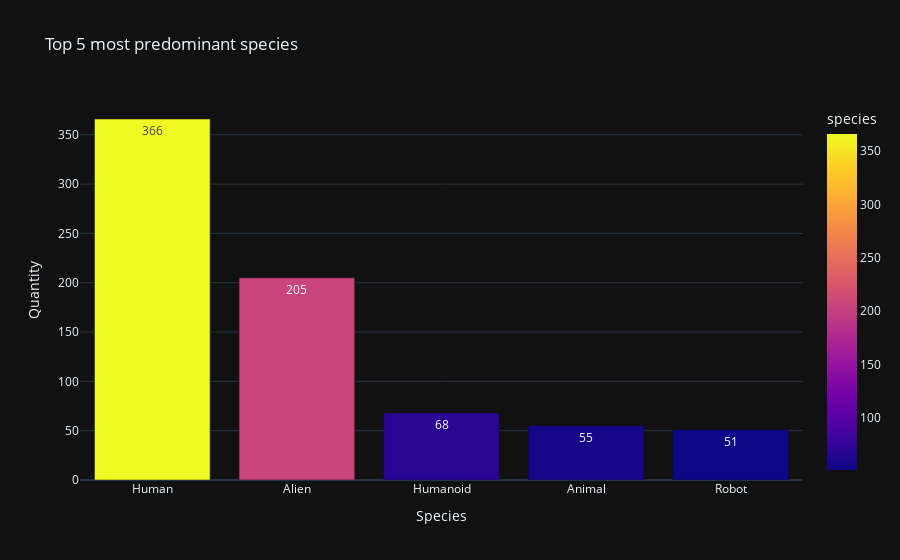

This figure's notebook cell:
### Code cell
fig=px.bar(top5_species, y="species", title="Top 5 most predominant species", template = 'plotly_dark', color="species", text_auto=True)
fig.update_layout(xaxis_title="Species", yaxis_title="Quantity")
fig.show()

### Figure 1 — Plotly figure (JSON) as saved in the notebook; plotly's stock layout.template omitted (floating-point values rounded to 4 significant figures)
{"data": [{"alignmentgroup": "True", "hovertemplate": "index=%{x}<br>species=%{marker.color}<extra></extra>", "legendgroup": "", "marker": {"color": [366, 205, 68, 55, 51], "coloraxis": "coloraxis", "pattern": {"shape": ""}}, "name": "", "offsetgroup": "", "orientation": "v", "showlegend": false, "textposition": "auto", "texttemplate": "%{y}", "type": "bar", "x": ["Human", "Alien", "Humanoid", "Animal", "Robot"], "xaxis": "x", "y": [366, 205, 68, 55, 51], "yaxis": "y"}], "layout": {"barmode": "relative", "coloraxis": {"colorbar": {"title": {"text": "species"}}, "colorscale": [[0, "#0d0887"], [0.1111, "#46039f"], [0.2222, "#7201a8"], [0.3333, "#9c179e"], [0.4444, "#bd3786"], [0.5556, "#d8576b"], [0.6667, "#ed7953"], [0.7778, "#fb9f3a"], [0.8889, "#fdca26"], [1, "#f0f921"]]}, "legend": {"tracegroupgap": 0}, "title": {"text": "Top 5 most predominant species"}, "xaxis": {"anchor": "y", "domain": [0, 1], "title": {"text": "Species"}}, "yaxis": {"anchor": "x", "domain": [0, 1], "title": {"text": "Quantity"}}}}
